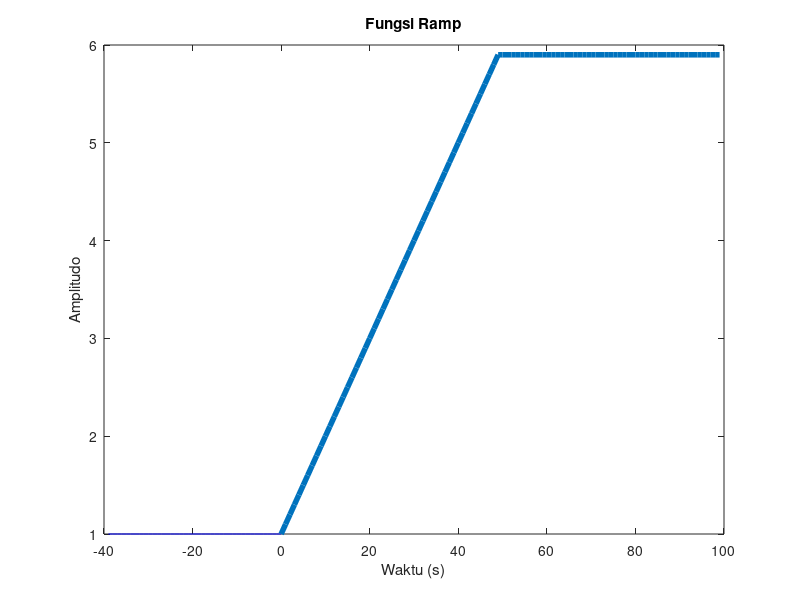

MATLAB code for this plot:
%Pembangkitan Fungsi Ramp
y(1:40)=1;
x(1:50)=[1:0.1:5.9];
x(51:100)=5.9;
t1=[-39:1:0];
t=[0:1:99];
plot(t1,y,'b',t,x,'linewidt',4)
title('Fungsi Ramp')
xlabel('Waktu (s)')
ylabel('Amplitudo') 